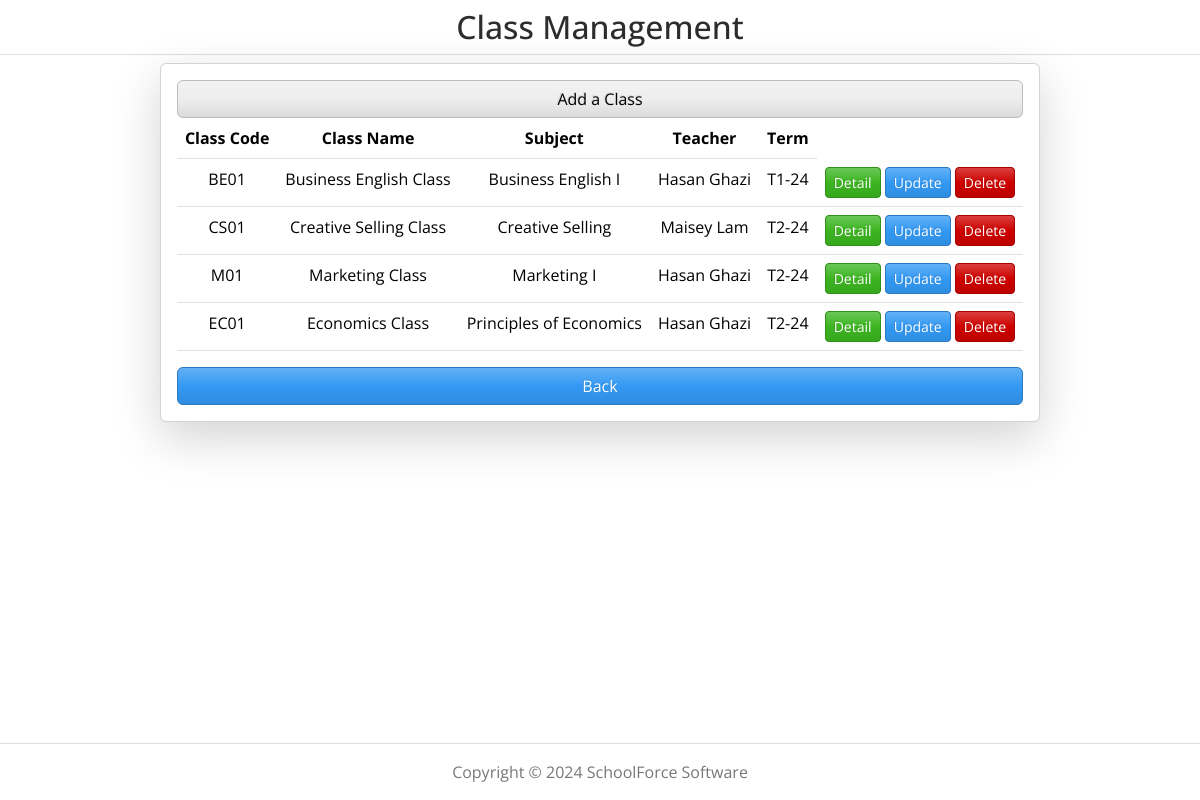
The app's page /courseclass_list/ (signed in), older data.
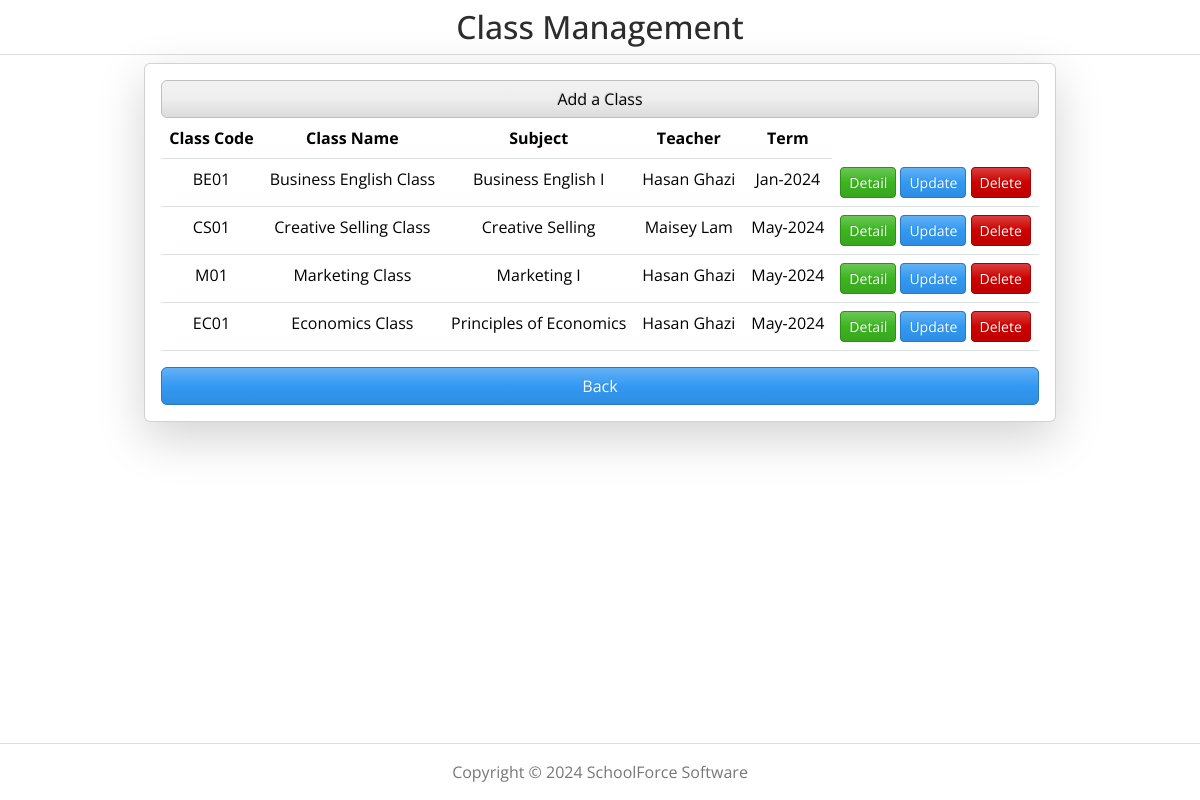
The same page, newer data.
### cmsmain/models.py (models this page shows, shortened)
class CourseClass(models.Model):
    class_code = models.CharField(max_length=20)
    class_name = models.CharField(max_length=30)
    subject = models.ForeignKey(Subject, on_delete=models.CASCADE, related_name='classes')
    term = models.ForeignKey(Term, on_delete=models.CASCADE, related_name='classes')
    teacher = models.ForeignKey(Teacher, on_delete=models.CASCADE, related_name='classes')
    students = models.ManyToManyField(Student, related_name='classes', blank=True)

class Term(models.Model):
    term_code = models.CharField(max_length=20, unique=True)
    start_date = models.DateField()
    end_date = models.DateField()
    def __str__(self):
        return self.term_code

class Subject(models.Model):
    code = models.CharField(max_length=20, unique=True)
    name = models.CharField(max_length=100)
    def __str__(self):
        return self.name

class Teacher(models.Model):
    user = models.OneToOneField(User, on_delete=models.CASCADE)
    subjects = models.ManyToManyField(Subject, related_name='teachers')
    first_name = models.CharField(max_length=50)
    last_name = models.CharField(max_length=50)
    phone = models.CharField(max_length=20, null=True, blank=True)
    email = models.EmailField(max_length=100)
    date_joined = models.DateField(null=True, blank=True)
    created_at = models.DateTimeField(auto_now_add=True, null=True, blank=True)
    def __str__(self):
        return f'{self.first_name} {self.last_name}'

### cmsmain/views.py (the view)
# urls.py: path('courseclass_list/', views.CourseClassListView.as_view(), name='courseclass_list'),
@method_decorator(login_required, name='dispatch')
class CourseClassListView(ListView):
    model = CourseClass
    template_name = 'app_courseclass/courseclass_list.html'

### cmsmain/templates/app_courseclass/courseclass_list.html
{% extends 'cmsmain/base.html' %}
{% load static %}
{% block content %}
<h2 class="text-center mt-2">Class Management</h2>
<hr class="mt-0 mb-2">
<div class="d-flex justify-content-center">
    <div class="row">
        <div class="col col-md">
            <div class="card card-body shadow-lg bg-body rounded">
                <a class="btn btn-light" href="/courseclass_create/">Add a Class</a>
                <table class="table">
                    <tr>
                        <th> Class Code</th>
                        <th> Class Name</th>
                        <th> Subject</th>
                        <th> Teacher</th>
                        <th> Term </th>
                    </tr>
                    {% for courseclass in courseclass_list %}
                        <tr>
                            <td> {{courseclass.class_code}} </td>
                            <td> {{courseclass.class_name}} </td>
                            <td> {{courseclass.subject}} </td>
                            <td> {{courseclass.teacher}} </td>
                            <td> {{courseclass.term}} </td>
                            <td>
                                <a class="btn btn-success btn-sm" href="{% url 'courseclass_detail' courseclass.id %}">Detail</a>
                                <a class="btn btn-info btn-sm" href="{% url 'courseclass_update' courseclass.id %}">Update</a>
                                <a class="btn btn-danger btn-sm" href="{% url 'courseclass_delete' courseclass.id %}">Delete</a>
                            </td>
                        </tr>
                    {% endfor %}
                </table>
                <a class="btn btn-info" href="{% url 'custom_page' %}">Back</a>
            </div>
        </div>
    </div>
</div>
{% endblock %}

Row changes from the older to the newer data that the page shows:
changed through a linked row, CourseClass "BE01": term "T1-24" → "Jan-2024"
changed through a linked row, CourseClass "CS01": term "T2-24" → "May-2024"
changed through a linked row, CourseClass "Marketing Class": term "T2-24" → "May-2024"
changed through a linked row, CourseClass "EC01": term "T2-24" → "May-2024"
